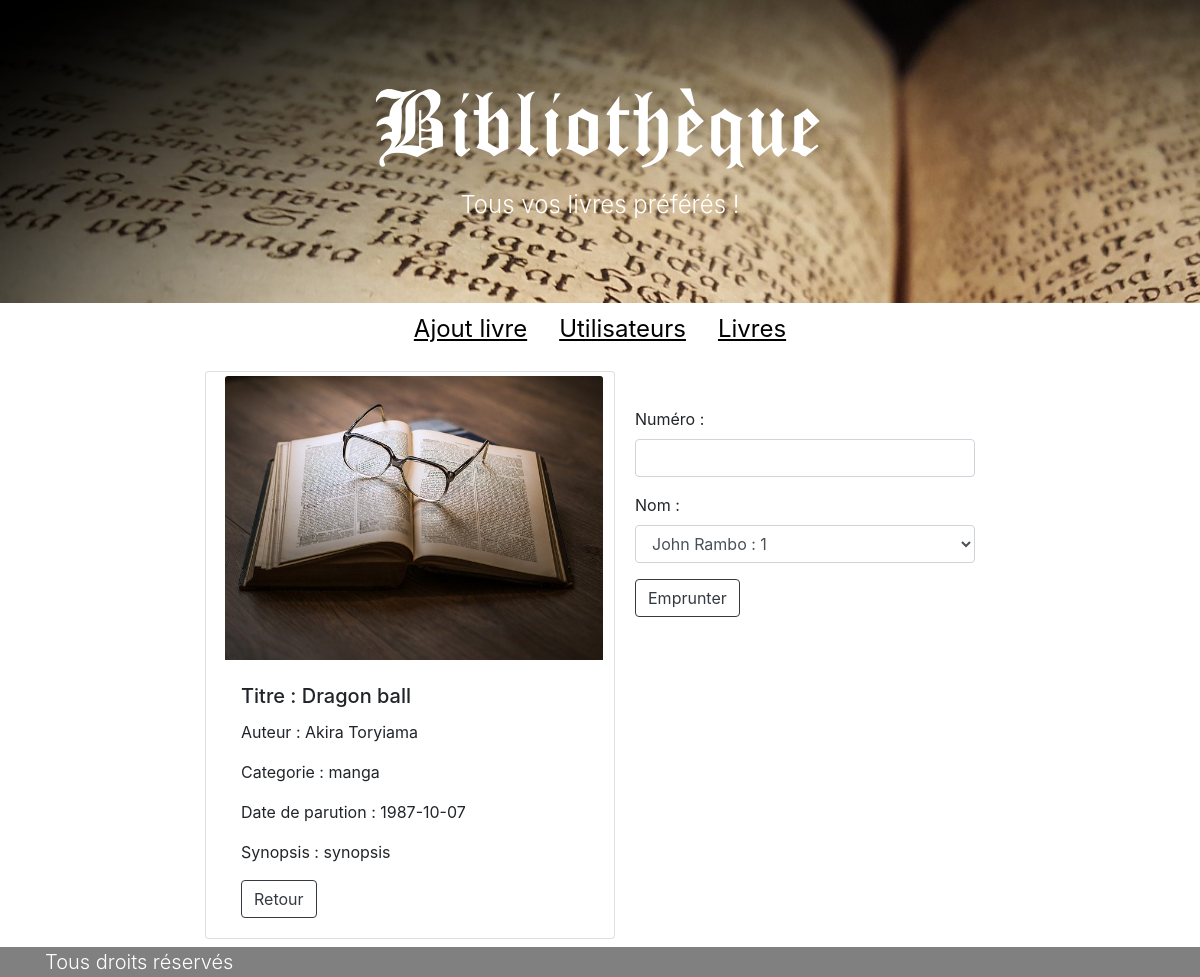
Page /book.php?id=1 on the committed database.
### tables this page shows
CREATE TABLE Book(
  id INT UNSIGNED NOT NULL AUTO_INCREMENT,
  title VARCHAR(50) NOT NULL,
  author VARCHAR(50) NOT NULL,
  synopsis TEXT(1000) NOT NULL,
  release_date DATE NOT NULL,
  category VARCHAR(50),
  PRIMARY KEY (id),
  user_id INT UNSIGNED NULL,
  FOREIGN KEY (user_id) REFERENCES User(id)
);

### book.php (called while the page is built, shortened)
<?php
require "view/template/header.php";
require "view/template/nav.php";
require "model/bookManager.php";
require "model/userManager.php";
require "model/entity/user.php";
require "model/entity/book.php";
$bookManager = new BookManager();
$userManager = new userManager();
$books = $bookManager->getBook($_GET["id"]);
$usersObjet = $userManager->getUsers();
require "view/bookView.php";
require "view/template/footer.php";

### model/bookManager.php (called while the page is built, shortened)
<?php
class bookManager{
  private $db;
  public function __construct(){
    $this->db = new PDO('mysql:host=localhost;dbname=bibliotheque_PHP', 'bibliothequePHP', 'root');
  }
  public function getBook($id) {
    $query = $this->db->prepare(
      "SELECT id, title, author, synopsis, release_date, category, user_id
      FROM book
      WHERE id = :id"
    );
    $query->execute([
      "id" => $id
    ]);
    $books = $query->fetchAll(PDO::FETCH_ASSOC);
    foreach($books as $key => $book){
      $books[$key] = new Book($book);
    }
    return $books;
  }
}

### model/entity/book.php (called while the page is built, shortened)
<?php
class Book {
    protected ?string $title;
    protected ?string $author;
    protected ?string $synopsis;
    protected ?string $release_date;
    protected ?string $category;
    protected ?int $user_id;
    public function setId(int $id):self{
        return $this;
    }
    public function setTitle(string $title):self{
        $this->title = $title;
        return $this;
    }
    public function getTitle(){
        return $this->title;
    }
    public function setAuthor(string $author):self{
        $this->author = $author;
        return $this;
    }
    public function getAuthor(){
        return $this->author;
    }
    public function setSynopsis(string $synopsis):self{
        $this->synopsis = $synopsis;
        return $this;
    }
    public function getSynopsis(){
        return $this->synopsis;
    }
    public function setRelease_date(string $release_date):self{
        $this->release_date = $release_date;
        return $this;
    }
    public function getRelease_date(){
        return $this->release_date;
    }
    public function setCategory(string $category):self{
        $this->category = $category;
        return $this;
    }
    public function getCategory(){
        return $this->category;
    }
    public function setUser_id(int $user_id = NULL):self{
        $this->user_id = $user_id;
        return $this;
    }
    public function getUser_id(){
        return $this->user_id;
    }
    private function hydrate(array $data) {
        foreach ($data as $key => $value) {
            $method = "set" . ucfirst($key);
        }
    }
}

### model/userManager.php (called while the page is built, shortened)
<?php
class userManager {
  public function __construct(){
    $this->db = new PDO('mysql:host=localhost;dbname=bibliotheque_PHP', 'bibliothequePHP', 'root');
  }
  public function getUsers() {
    $query = $this->db->query(
      "SELECT id, lastname, firstname, email, city, city_code, sex
      FROM user"
    );
    $users = $query->fetchAll(PDO::FETCH_ASSOC);
    foreach($users as $key => $user){
      $users[$key] = new User($user);
    }
    return $users;
  }
}

### model/entity/user.php (called while the page is built, shortened)
<?php
class User {
    protected string $lastname;
    protected string $firstname;
    public function setId(int $id):self{
        return $this;
    }
    public function setLastname(string $lastname):self{
        $this->lastname = $lastname;
        return $this;
    }
    public function getLastname(){
        return $this->lastname;
    }
    public function setFirstname(string $firstname):self{
        $this->firstname = $firstname;
        return $this;
    }
    public function getFirstname(){
        return $this->firstname;
    }
    public function setEmail(string $email):self{
        return $this;
    }
    public function setCity(string $city):self{
        return $this;
    }
    public function setCity_code(string $city_code):self{
        return $this;
    }
    public function setSex(string $sex):self{
        return $this;
    }
    private function hydrate(array $data) {
        foreach ($data as $key => $value) {
            $method = "set" . ucfirst($key);
        }
    }
}

### view/bookView.php (the view, shortened to what this page needs)
<div class="mt-3 mb-2 row justify-content-center animate__animated animate__bounceInLeft">
    <?php
    foreach($books as $book): ?>
        <div class="card col-4" style="width: 18rem;">
            <img src="assets/img/book.jpg" class="card-img-top m-1" alt="book">
            <div class="card-body">
            <h5 class="card-title">Titre : <?php echo $book->getTitle(); ?></h5>
            <p class="card-text">Auteur : <?php echo $book->getAuthor(); ?></p>
            <p class="card-text">Categorie : <?php echo $book->getCategory(); ?></p>
            <p class="card-text">Date de parution : <?php echo $book->getRelease_date(); ?></p>
            <p class="card-text">Synopsis : <?php echo $book->getSynopsis(); ?></p>
            <a href="index.php" class="btn btn-outline-dark">Retour</a>
        </div>
    <?php
    endforeach;
    ?>
</div>
<?php
if($book->getUser_id() === NULL):
?>
<div class="mt-3 col-4 mb-2 row justify-content-end animate__animated animate__bounceInRight">
    <form class="card-body" method="POST">
    <div class="form-group">
        <label for="exampleFormControlInput1">Numéro : </label>
        <input name="id" type="number" class="form-control" id="exampleFormControlInput1">
    </div>
    <div class="form-group">
        <label for="exampleFormControlSelect1">Nom :</label>
        <select name="lastname" class="form-control" id="exampleFormControlSelect1">
            <?php
            foreach ($usersObjet as $userObjet):
            ?>
            <option><?php echo $userObjet->getFirstname() . " " . " " . $userObjet->getLastname() . " : " . $userObjet->getId(); ?></option>
            <?php
            endforeach;
            ?>
        </select>
    </div>
    <button name="emprunter" type="submit" class="btn btn-outline-dark">Emprunter</button>
    </form>
</div>
<?php
endif;
?>
</div>

### assets/css/main.css (style rules this page uses)
html { color: #222; font-size: 1em; line-height: 1.4; }
audio, canvas, iframe, img, svg, video { vertical-align: middle; }

### rows in the picture
book: title "Dragon ball", author "Akira Toryiama", category "manga", release_date "1987-10-07", synopsis "synopsis"

### other values in the picture
form field lastname "John Rambo : 1"
